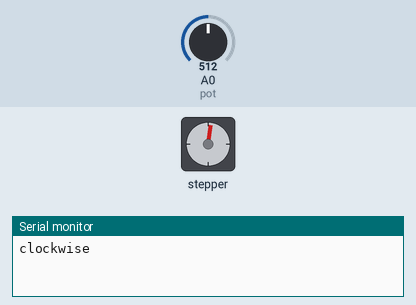
This sketch was run on a simulated Arduino Uno, built with avr-gcc and run on an emulated ATmega328P. Parts: stepper motor, the last lines printed to the serial monitor. The inputs (shaded band) are chosen by the test bench; at power-on: A0 (pot) = 512. Stepper angles assume 300 steps per turn.

Above: at 0.15 s.
At 7.8 s:
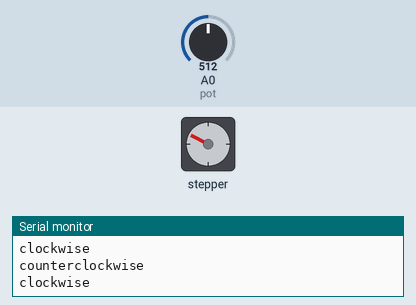
7.9 s: A0 (pot) set to 716
At 10.72 s:
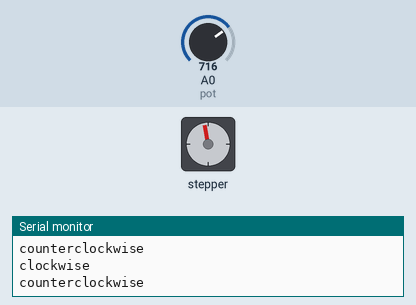
Timing chart, 0 to 27.5 s (numbered marks = the images above; inputs shaded):
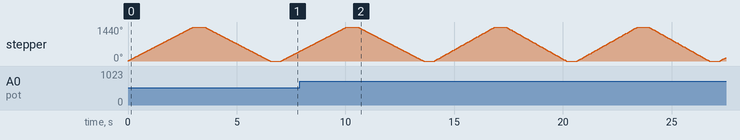

The sketch:

Controlede_velocidade_do_motor_de_passo_com_potenciometro.ino
```cpp
/*
 Stepper Motor Control - one revolution

 This program drives a unipolar or bipolar stepper motor.
 The motor is attached to digital pins 8 - 11 of the Arduino.

 The motor should revolve one revolution in one direction, then
 one revolution in the other direction.


 Created 11 Mar. 2007
 Modified 30 Nov. 2009
 by Tom Igoe

 */

#include <Stepper.h>

const int stepsPerRevolution = 300;  // change this to fit the number of steps per revolution

int val,val2,pot=A0;                                    // for your motor
// initialize the stepper library on pins 8 through 11:
Stepper myStepper(stepsPerRevolution, 8,9,10,11);

void setup() {
  // set the speed at 60 rpm:
  // initialize the serial port:
  Serial.begin(9600);
}

void loop() {

  val=analogRead(pot);

  val2=map(val,0,1023,60,100);

   myStepper.setSpeed(val2);

  // step one revolution  in one direction:
   Serial.println("clockwise");
  myStepper.step(stepsPerRevolution);
  myStepper.step(stepsPerRevolution);
  myStepper.step(stepsPerRevolution);
  myStepper.step(stepsPerRevolution);
  delay(500);

   // step one revolution in the other direction:
  Serial.println("counterclockwise");
  myStepper.step(-stepsPerRevolution);
  myStepper.step(-stepsPerRevolution);
  myStepper.step(-stepsPerRevolution);
  myStepper.step(-stepsPerRevolution);
  delay(500);
}
```
